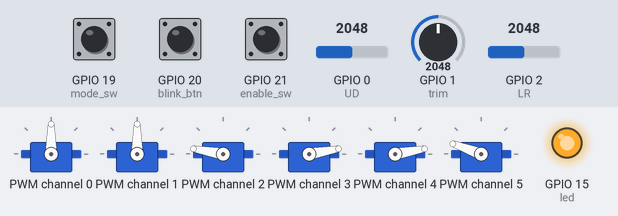
Bench run of a program on a simulated ESP32 board running MicroPython. Shown: 6 × servo, output pins drawn as LEDs (lit = HIGH). The inputs (shaded band) are chosen by the test bench; at power-on: GPIO 21 (enable_sw) HIGH, GPIO 0 (UD) = 2048, GPIO 1 (trim) = 2048, GPIO 2 (LR) = 2048, GPIO 19 (mode_sw) HIGH, GPIO 20 (blink_btn) HIGH (analog values on the 0–4095 scale). Random numbers come from a fixed seed; the modem accepts every AT command (registered, SIM ready, sends succeed) and sends nothing else; servo angles are drawn from the pulse width (0.5 ms = 0°, 2.5 ms = 180°); library files of the repository ran but are not shown: pca9685.py; pins used as bus, display or sensor lines are not drawn.

Above: at 1.3 s.
1.4 s: GPIO 21 (enable_sw) pulled LOW for 0.15 s
At 2.2 s:
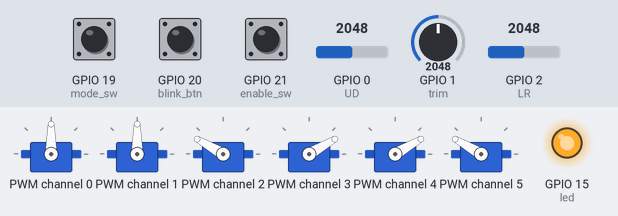
4.5 s: GPIO 21 (enable_sw) pulled LOW for 1 s
At 10.7 s:
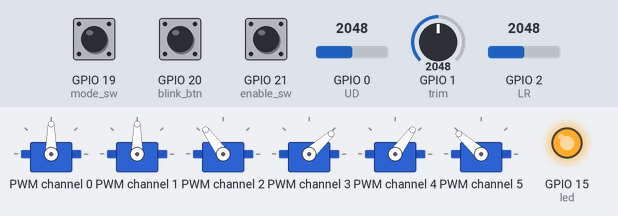
Timing chart, 0 to 14.3 s (numbered marks = the images above; inputs shaded):
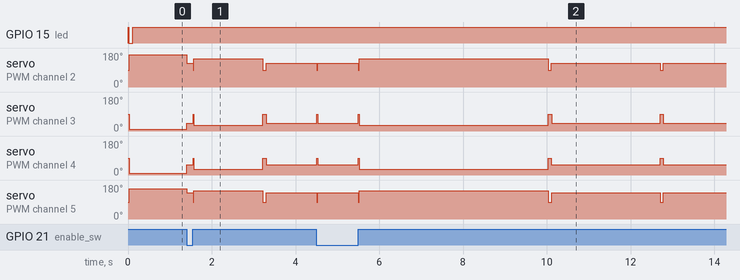

The program:

main.py
```python
"""
Will Cogley's Eye Mechanism -- ported to Seeed XIAO ESP32C6 + PCA9685.

Original: Raspberry Pi Pico, micropython-servo, direct GPIO PWM.
This port: all six servos on a PCA9685 over I2C, freeing the ESP32-C6's
six LEDC channels entirely and giving hardware-timed pulses.

Requires pca9685.py and servo.py alongside this file.
"""

import time
import random
from machine import Pin, I2C, ADC, UART

from pca9685 import PCA9685
from servo import Servo

# ---------------------------------------------------------------------------
# Configuration -- the values you will actually need to tune
# ---------------------------------------------------------------------------

I2C_FREQ = 400_000        # 100 kHz caps the loop near 330 Hz. Use 400 kHz.
PCA_ADDRESS = 0x40
PCA_OSC_HZ = 25_000_000   # see pca9685.trim_oscillator() if servos sit off-centre

# ADC endpoints. These MUST be measured on your hardware -- ESP32 ADC is
# nonlinear and nothing from the Pico version carries over. Run
# calibrate_pots() from the REPL and record the extremes.
POT_MIN = 1500
POT_MAX = 64000
TRIM_MIN = 1500
TRIM_MAX = 64000

# Blink timing is now wall-clock, not loop-iteration count. The original
# random.randrange(20000) was tied to the Pico's loop rate and does not
# transfer to a different core at a different clock.
BLINK_GAP_MIN_MS = 2000
BLINK_GAP_MAX_MS = 7000
BLINK_CLOSED_MS = 70
BLINK_OPENING_MS = 70

# ---------------------------------------------------------------------------
# Hardware
# ---------------------------------------------------------------------------

# XIAO ESP32C6 user LED is on GPIO15 and is ACTIVE LOW -- inverted from
# the Pico's GPIO25. value(0) lights it.
led = Pin(15, Pin.OUT)
led.value(1)  # off

# PCA9685 /OE is active low. Hold it HIGH (outputs disabled) until the
# servos have a sane commanded position, so nothing slams at reset.
# Fit a 10k pull-up from /OE to 3V3 so the line is held disabled even
# while this GPIO floats during the bootloader window.
oe = Pin(18, Pin.OUT, value=1)          # D10

enable_sw = Pin(21, Pin.IN, Pin.PULL_UP)   # D3
mode_sw = Pin(19, Pin.IN, Pin.PULL_UP)     # D8
blink_btn = Pin(20, Pin.IN, Pin.PULL_UP)   # D9

UD = ADC(Pin(0))     # D0 / A0
trim = ADC(Pin(1))   # D1 / A1
LR = ADC(Pin(2))     # D2 / A2
for _adc in (UD, trim, LR):
    _adc.atten(ADC.ATTN_11DB)   # full ~0-3.1 V range; default caps near 1 V

i2c = I2C(0, sda=Pin(22), scl=Pin(23), freq=I2C_FREQ)   # D4 / D5
pca = PCA9685(i2c, address=PCA_ADDRESS, freq=50, osc_hz=PCA_OSC_HZ)

servos = {
    "LR": Servo(pca, 0),
    "UD": Servo(pca, 1),
    "TL": Servo(pca, 2),
    "BL": Servo(pca, 3),
    "TR": Servo(pca, 4),
    "BR": Servo(pca, 5),
}

# Min, Max -- unchanged from the original. BL and TR run backwards because
# those two lid servos are mounted mirrored relative to their partners.
servo_limits = {
    "LR": (40, 140),
    "UD": (40, 140),
    "TL": (90, 170),
    "BL": (90, 10),
    "TR": (90, 10),
    "BR": (90, 160),
}

# ---------------------------------------------------------------------------
# State
# ---------------------------------------------------------------------------

tl_target = 90
tr_target = 90
bl_target = 90
br_target = 90

x_target = 90
y_target = 90

# ---------------------------------------------------------------------------
# Motion primitives -- logic identical to the original
# ---------------------------------------------------------------------------


def calibrate():
    """All servos to 90 degrees, for fitting horns and linkages."""
    for servo in servos.values():
        servo.write(90)


def neutral():
    for servo in servos.values():
        servo.write(90)
    for name in ("TL", "BL", "TR", "BR"):
        servos[name].write(servo_limits[name][1])


def blink():
    servos["TL"].write(servo_limits["TL"][0])
    servos["TR"].write(servo_limits["TR"][0])
    servos["BL"].write(servo_limits["BL"][0])
    servos["BR"].write(servo_limits["BR"][0])


def open_lid():
    servos["TL"].write(tl_target)
    servos["TR"].write(tr_target)
    servos["BL"].write(bl_target)
    servos["BR"].write(br_target)


def control_ud_and_lids(ud_angle):
    """Move UD and have the four lids follow its position."""
    global tl_target, tr_target, bl_target, br_target

    ud_min, ud_max = servo_limits["UD"]
    tl_min, tl_max = servo_limits["TL"]
    tr_min, tr_max = servo_limits["TR"]
    bl_min, bl_max = servo_limits["BL"]
    br_min, br_max = servo_limits["BR"]

    ud_progress = (ud_angle - ud_min) / (ud_max - ud_min)

    tl_target = tl_max - ((tl_max - tl_min) * (0.8 * (1 - ud_progress)))
    tr_target = tr_max + ((tr_min - tr_max) * (0.8 * (1 - ud_progress)))
    bl_target = bl_max + ((bl_min - bl_max) * (0.4 * ud_progress))
    br_target = br_max - ((br_max - br_min) * (0.4 * ud_progress))

    servos["UD"].write(ud_angle)
    servos["TL"].write(tl_target)
    servos["TR"].write(tr_target)
    servos["BL"].write(bl_target)
    servos["BR"].write(br_target)


def scale_potentiometer(pot_value, servo, reverse=False):
    min_limit, max_limit = servo_limits[servo]
    scaled = min_limit + (pot_value - POT_MIN) * (max_limit - min_limit) / (
        POT_MAX - POT_MIN)
    if reverse:
        scaled = max_limit - (scaled - min_limit)
    return scaled


def map_value(value, in_min, in_max, out_min, out_max):
    return (value - in_min) * (out_max - out_min) / (in_max - in_min) + out_min


def update_eyelid_limits(trim_value):
    """Live trim of how wide the eyes open. Controller mode only."""
    TL_max_range = (130, 170)
    BR_max_range = (130, 170)
    BL_max_range = (50, 10)
    TR_max_range = (50, 10)

    progress = (trim_value - TRIM_MIN) / (TRIM_MAX - TRIM_MIN)
    progress = max(0.0, min(1.0, progress))

    servo_limits["TL"] = (90, TL_max_range[0] + (TL_max_range[1] - TL_max_range[0]) * progress)
    servo_limits["BR"] = (90, BR_max_range[0] + (BR_max_range[1] - BR_max_range[0]) * progress)
    servo_limits["BL"] = (90, BL_max_range[0] + (BL_max_range[1] - BL_max_range[0]) * progress)
    servo_limits["TR"] = (90, TR_max_range[0] + (TR_max_range[1] - TR_max_range[0]) * progress)


def calibrate_pots():
    """
    REPL helper. Sweep each pot end to end and record the extremes, then
    put them into POT_MIN / POT_MAX / TRIM_MIN / TRIM_MAX above.
    Ctrl-C to stop.
    """
    try:
        while True:
            print("UD {:5d}   trim {:5d}   LR {:5d}".format(
                UD.read_u16(), trim.read_u16(), LR.read_u16()))
            time.sleep_ms(200)
    except KeyboardInterrupt:
        pass


# ---------------------------------------------------------------------------
# Grove Vision AI comms
# ---------------------------------------------------------------------------


class Comms:
    def __init__(self):
        # UART1 on D6/D7. rxbuf matters: at 921600 the default buffer
        # overruns mid-packet and silently corrupts the box parsing.
        self.grove = UART(1, baudrate=921600, tx=Pin(16), rx=Pin(17),
                          rxbuf=2048, timeout=0)

        self.INVOKE_CMD = b"AT+INVOKE=1,0,1\r"
        self.pixel_centre = 112
        self.deadzone = 20
        self.x_adj_factor = 10
        self.y_adj_factor = 10
        self.staticflag = False

        self.cbuf = b""
        self.readflag = True
        self.last_boxes = None

        self.grove.write(self.INVOKE_CMD)
        self.grove_vision_module = False

    def map_value(self, value, in_min, in_max, out_min, out_max):
        return (value - in_min) * (out_max - out_min) / (in_max - in_min) + out_min

    def grove_read(self):
        if self.readflag:
            while self.grove.any():
                self.grove.read()
                self.grove_vision_module = True
            self.grove.write(self.INVOKE_CMD)
            self.cbuf = b""
            self.readflag = False
            return None

        if self.grove.any():
            chunk = self.grove.read()
            if chunk:
                self.cbuf += chunk

            # Guard against a runaway buffer if the module never sends
            # the resolution key -- the Pico version could grow forever.
            if len(self.cbuf) > 4096:
                self.cbuf = b""
                self.readflag = True
                return None

            if b'"resolution"' in self.cbuf:
                key = b'"boxes":'
                i = self.cbuf.find(key)
                if i != -1:
                    boxes_part = self.cbuf[i + len(key):]
                    end_idx = boxes_part.find(b']')
                    if end_idx != -1:
                        boxes_part = boxes_part[:end_idx + 1].strip()

                        if boxes_part != b'[]' and boxes_part != self.last_boxes:
                            self.staticflag = False
                            self.last_boxes = boxes_part
                            boxes_str = boxes_part.decode('utf-8').strip('[]')
                            try:
                                numbers = [int(n) for n in boxes_str.split(',')]
                                x_offset = numbers[0] - self.pixel_centre
                                y_offset = numbers[1] - self.pixel_centre
                                self.cbuf = b""
                                self.readflag = True
                                return x_offset, y_offset
                            except (ValueError, IndexError):
                                self.cbuf = b""
                                self.readflag = True
                        else:
                            self.cbuf = b""
                            self.readflag = True
                            self.staticflag = True
                            return None
        return None


# ---------------------------------------------------------------------------
# Startup
# ---------------------------------------------------------------------------

led.value(0)  # on -- probing

neutral()
oe.value(0)   # outputs live, now that positions are commanded

comms = Comms()
time.sleep_ms(100)
comms.grove_read()
work_mode = "tracking" if comms.grove_vision_module else "auto"

led.value(1)  # off

# Blink state machine
blink_phase = None   # None | "closed" | "opening"
blink_until = 0
next_blink_at = time.ticks_add(
    time.ticks_ms(), random.randint(BLINK_GAP_MIN_MS, BLINK_GAP_MAX_MS))

# ---------------------------------------------------------------------------
# Main loop
# ---------------------------------------------------------------------------

while True:
    now = time.ticks_ms()
    work_mode_copy = work_mode

    mode_state = not mode_sw.value()
    enable_state = not enable_sw.value()

    if mode_state:
        work_mode = "calibration"
    else:
        if enable_state:
            work_mode = "controller"
        elif work_mode == "controller":
            work_mode = "tracking"

    if work_mode == "tracking":
        if blink_phase is None and time.ticks_diff(now, next_blink_at) >= 0:
            blink_phase = "closed"
            blink_until = time.ticks_add(now, BLINK_CLOSED_MS)
            blink()

        if blink_phase == "closed" and time.ticks_diff(now, blink_until) >= 0:
            blink_phase = "opening"
            blink_until = time.ticks_add(now, BLINK_OPENING_MS)
            open_lid()
        elif blink_phase == "opening" and time.ticks_diff(now, blink_until) >= 0:
            blink_phase = None
            next_blink_at = time.ticks_add(
                now, random.randint(BLINK_GAP_MIN_MS, BLINK_GAP_MAX_MS))

        offset = comms.grove_read()
        if offset:
            x_offset, y_offset = offset

            if abs(x_offset) > comms.deadzone and not comms.staticflag:
                x_adj = comms.map_value(x_offset, -110, 110,
                                        comms.x_adj_factor, -comms.x_adj_factor)
                x_target = max(servo_limits["LR"][0],
                               min(x_target + x_adj, servo_limits["LR"][1]))
                servos["LR"].write(x_target)

            if abs(y_offset) > comms.deadzone and not comms.staticflag:
                y_adj = comms.map_value(y_offset, -110, 110,
                                        comms.y_adj_factor, -comms.y_adj_factor)
                y_target = max(servo_limits["UD"][0],
                               min(y_target + y_adj, servo_limits["UD"][1]))

            if blink_phase is None:
                control_ud_and_lids(y_target)

    elif work_mode == "calibration":
        calibrate()
        comms.grove_read()
        work_mode = "initialisation"

    elif work_mode == "initialisation":
        blink()
        work_mode = "tracking" if comms.grove_vision_module else "auto"

    elif work_mode == "controller":
        UD_value = UD.read_u16()
        trim_value = trim.read_u16()
        LR_value = LR.read_u16()

        update_eyelid_limits(trim_value)

        if not blink_btn.value():
            blink()
        else:
            servos["LR"].write(scale_potentiometer(LR_value, "LR", reverse=True))
            control_ud_and_lids(scale_potentiometer(UD_value, "UD"))
        time.sleep_ms(10)

    elif work_mode == "auto":
        command = random.randint(0, 2)
        if command == 0:
            blink()
            time.sleep_ms(100)
            open_lid()
        elif command == 1:
            blink()
            time.sleep_ms(100)
            control_ud_and_lids(random.randint(*servo_limits["UD"]))
            servos["LR"].write(random.randint(*servo_limits["LR"]))
            time.sleep_ms(random.randint(300, 1000))
        else:
            control_ud_and_lids(random.randint(*servo_limits["UD"]))
            servos["LR"].write(random.randint(*servo_limits["LR"]))
            time.sleep_ms(random.randint(200, 400))

    if work_mode != work_mode_copy:
        neutral()
        blink_phase = None
```

servo.py
```python
"""
servo.py -- Servo bound to a PCA9685 channel.

Keeps the same .write(angle) surface the original eye code used, so
control_ud_and_lids(), blink(), open_lid() and friends are untouched.
Only the constructor changes: Servo(driver, channel) instead of
Servo(pin_id=N).

Accepts float angles -- control_ud_and_lids() and update_eyelid_limits()
both produce them -- and clamps rather than raising.
"""


class Servo:
    def __init__(self, driver, channel, min_us=500, max_us=2500,
                 min_angle=0, max_angle=180, trim_us=0):
        self._d = driver
        self._ch = channel
        self._min_us = min_us
        self._us_span = max_us - min_us
        self._min_angle = min_angle
        self._max_angle = max_angle
        self._angle_span = max_angle - min_angle
        self._trim_us = trim_us   # per-servo mechanical centring offset
        self._last = None

    def write(self, angle):
        if angle < self._min_angle:
            angle = self._min_angle
        elif angle > self._max_angle:
            angle = self._max_angle

        # I2C is the bottleneck now -- the main loop rewrites identical
        # lid targets thousands of times a second. Skipping no-op writes
        # is worth roughly an order of magnitude in loop rate.
        if angle == self._last:
            return
        self._last = angle

        us = self._min_us + self._us_span * (
            (angle - self._min_angle) / self._angle_span) + self._trim_us
        self._d.set_us(self._ch, us)

    def read(self):
        """Last commanded angle, or None if never written."""
        return self._last

    def release(self):
        """Stop driving this servo. It goes limp."""
        self._d.set_us(self._ch, 0)
        self._last = None
```
